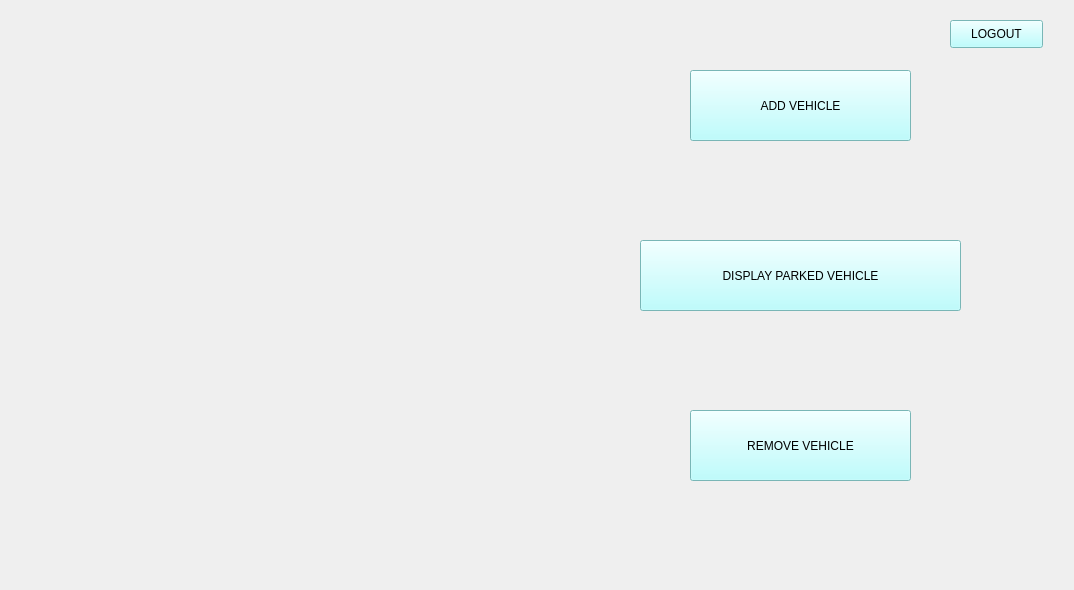
    <widget class="QWidget" name="tab_2">
     <attribute name="title">
      <string>Tab 2</string>
     </attribute>
     <widget class="QLabel" name="label_5">
      <property name="geometry">
       <rect>
        <x>0</x>
        <y>-20</y>
        <width>1065</width>
        <height>581</height>
       </rect>
      </property>
      <property name="styleSheet">
       <string notr="true"/>
      </property>
      <property name="text">
       <string/>
      </property>
      <property name="pixmap">
       <pixmap>Background.jpg</pixmap>
      </property>
      <property name="scaledContents">
       <bool>true</bool>
      </property>
     </widget>
     <widget class="QPushButton" name="ADD">
      <property name="geometry">
       <rect>
        <x>690</x>
        <y>70</y>
        <width>221</width>
        <height>71</height>
       </rect>
      </property>
      <property name="styleSheet">
       <string notr="true">background-color: rgb(170, 255, 255);
font: 87 12pt &quot;Arial Black&quot;;</string>
      </property>
      <property name="text">
       <string>ADD VEHICLE</string>
      </property>
     </widget>
     <widget class="QPushButton" name="REMOVE">
      <property name="geometry">
       <rect>
        <x>690</x>
        <y>410</y>
        <width>221</width>
        <height>71</height>
       </rect>
      </property>
      <property name="styleSheet">
       <string notr="true">background-color: rgb(170, 255, 255);
font: 87 12pt &quot;Arial Black&quot;;</string>
      </property>
      <property name="text">
       <string>REMOVE VEHICLE</string>
      </property>
     </widget>
     <widget class="QPushButton" name="DISPLAY">
      <property name="geometry">
       <rect>
        <x>640</x>
        <y>240</y>
        <width>321</width>
        <height>71</height>
       </rect>
      </property>
      <property name="styleSheet">
       <string notr="true">background-color: rgb(170, 255, 255);
font: 87 12pt &quot;Arial Black&quot;;</string>
      </property>
      <property name="text">
       <string>DISPLAY PARKED VEHICLE</string>
      </property>
     </widget>
     <widget class="QPushButton" name="LOGOUT">
      <property name="geometry">
       <rect>
        <x>950</x>
        <y>20</y>
        <width>93</width>
        <height>28</height>
       </rect>
      </property>
      <property name="styleSheet">
       <string notr="true">background-color: rgb(170, 255, 255);
font: 87 8pt &quot;Arial Black&quot;;</string>
      </property>
      <property name="text">
       <string>LOGOUT</string>
      </property>
     </widget>
    </widget>
